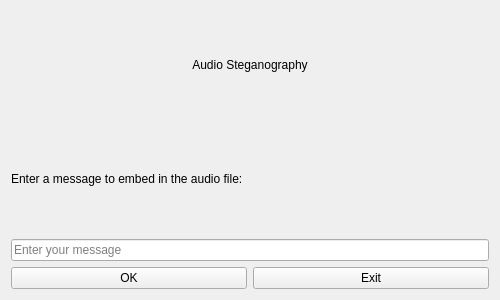
<?xml version="1.0" encoding="UTF-8"?>
<ui version="4.0">
 <class>Task3Window</class>
 <widget class="QWidget" name="Task3Window">
  <property name="geometry">
   <rect>
    <x>0</x>
    <y>0</y>
    <width>500</width>
    <height>300</height>
   </rect>
  </property>
  <property name="windowTitle">
   <string>Task 3 - Audio Steganography</string>
  </property>
  <layout class="QVBoxLayout" name="verticalLayout">
   <item>
    <widget class="QLabel" name="titleLabel">
     <property name="text">
      <string>Audio Steganography</string>
     </property>
     <property name="alignment">
      <set>Qt::AlignCenter</set>
     </property>
    </widget>
   </item>
   <item>
    <widget class="QLabel" name="descriptionLabel">
     <property name="text">
      <string>Enter a message to embed in the audio file:</string>
     </property>
     <property name="wordWrap">
      <bool>true</bool>
     </property>
    </widget>
   </item>
   <item>
    <widget class="QLineEdit" name="messageEdit">
     <property name="placeholderText">
      <string>Enter your message</string>
     </property>
    </widget>
   </item>
   <item>
    <layout class="QHBoxLayout" name="horizontalLayout">
     <item>
      <widget class="QPushButton" name="okButton">
       <property name="text">
        <string>OK</string>
       </property>
      </widget>
     </item>
     <item>
      <widget class="QPushButton" name="exitButton">
       <property name="text">
        <string>Exit</string>
       </property>
      </widget>
     </item>
    </layout>
   </item>
  </layout>
 </widget>
 <resources/>
 <connections/>
</ui>
